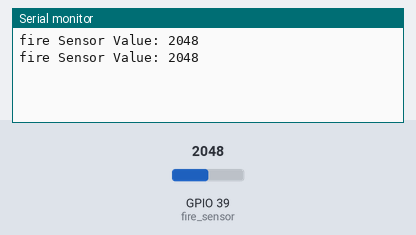
The sketch below on a simulated ESP32. On the bench: the last lines printed to the serial monitor. Inputs (shaded band) come from the test bench; at power-on: GPIO 39 (fire_sensor) = 2048. WiFi joins after 1.5 s; servers stay silent unless stated.

Above: at 3.0 s.
3.1 s: GPIO 39 (fire_sensor) set to 2866
At 4.1 s:
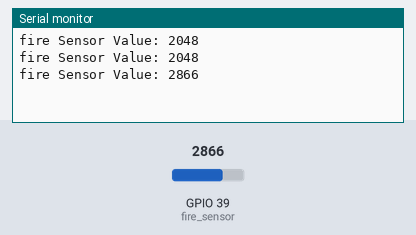
4.6 s: GPIO 39 (fire_sensor) set to 3603
At 5.6 s:
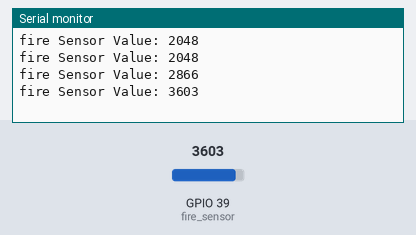
Timing chart, 0 to 7.6 s (numbered marks = the images above; inputs shaded):
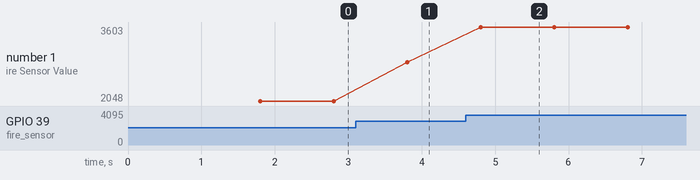

The sketch:

fire.ino
```cpp
// using ESP32 DEVKIT V1
// connect fire_sensor to VN - GPIO 39

// if FIRE => signal = 0
#define BLYNK_PRINT Serial
#define BLYNK_TEMPLATE_ID "TMPL6jvUtX6Aj"
#define BLYNK_TEMPLATE_NAME "SMART HOME BY QUANG NGUYEN"
#define BLYNK_AUTH_TOKEN "7xiLTONcgThzI2q6FT26UWHT8MHbC1-F"
#include <WiFi.h>
#include <WiFiClient.h>
#include <WiFiClientSecure.h>
#include <BlynkSimpleEsp32.h>
#define fire_sensor 39
char ssid[] = "Canh Ca Thai Binh";
char pass[] = "giang1992";
BlynkTimer timer;
void setup()
{
    Serial.begin(9600);
    pinMode(fire_sensor, INPUT);
    Blynk.begin(BLYNK_AUTH_TOKEN, ssid, pass);
}

void loop()
{
    int sensorValue = analogRead(fire_sensor);
    Serial.print("fire Sensor Value: ");
    Serial.println(sensorValue);

    int check = 0;
    if (sensorValue <=100)
    {
        check = 1;
    }
    else
    {
        check = 0;
    }
    Blynk.virtualWrite(V2, check);
    delay(1000); // Delay for 1 second
    Blynk.run();
    timer.run();
}
```

Measured:
- after the input at 3.1 s, the serial monitor: prints a new line after 0.71 s (image 1)
- after the input at 4.6 s, the serial monitor: prints a new line after 0.21 s (image 2)
- plotted number 1: 2048 → 2866 after the input at 3.1 s, 2866 → 3603 after the input at 4.6 s
